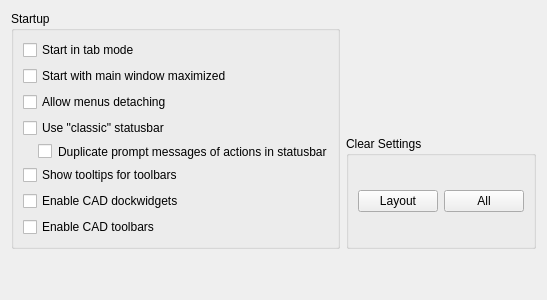
     <widget class="QWidget" name="tabStartup">
      <attribute name="title">
       <string>Startup</string>
      </attribute>
      <layout class="QGridLayout" name="gridLayout_47">
       <item row="0" column="0" rowspan="4">
        <widget class="QGroupBox" name="groupBox_2">
         <property name="title">
          <string>Startup</string>
         </property>
         <layout class="QGridLayout" name="gridLayout_29">
          <item row="9" column="0" colspan="2">
           <widget class="QCheckBox" name="cad_toolbars_checkbox">
            <property name="toolTip">
             <string>If checked, toolbars with commands will be enabled. </string>
            </property>
            <property name="text">
             <string>Enable CAD toolbars</string>
            </property>
           </widget>
          </item>
          <item row="1" column="0" colspan="2">
           <widget class="QCheckBox" name="tab_mode_check_box">
            <property name="toolTip">
             <string>Controls default mode for drawings</string>
            </property>
            <property name="text">
             <string>Start in tab mode</string>
            </property>
           </widget>
          </item>
          <item row="8" column="0" colspan="2">
           <widget class="QCheckBox" name="left_sidebar_checkbox">
            <property name="toolTip">
             <string>If checked, dock widgets with commands for left sidebar will be enabled. Otherwise, they will be disabled. </string>
            </property>
            <property name="text">
             <string>Enable CAD dockwidgets</string>
            </property>
           </widget>
          </item>
          <item row="4" column="0" colspan="2">
           <widget class="QCheckBox" name="cbAllowMenusDetaching">
            <property name="toolTip">
             <string>If enabled, drop-down menus may become floating</string>
            </property>
            <property name="text">
             <string>Allow menus detaching</string>
            </property>
           </widget>
          </item>
          <item row="2" column="0" colspan="2">
           <widget class="QCheckBox" name="maximize_checkbox">
            <property name="toolTip">
             <string>If checked, after start the main window will be maximized</string>
            </property>
            <property name="text">
             <string>Start with main window maximized</string>
            </property>
           </widget>
          </item>
          <item row="5" column="0" colspan="2">
           <widget class="QCheckBox" name="cbClassicStatusBar">
            <property name="toolTip">
             <string>If unchecked, individual widgets of statusbar are toolbars</string>
            </property>
            <property name="text">
             <string>Use &quot;classic&quot; statusbar</string>
            </property>
           </widget>
          </item>
          <item row="6" column="0" colspan="2">
           <widget class="QCheckBox" name="cbDuplicateActionsPromptsInStatusBar">
            <property name="toolTip">
             <string>If checked, prompt messages of actions will be also shown in bottom statusbar</string>
            </property>
            <property name="styleSheet">
             <string notr="true">margin-left:15px</string>
            </property>
            <property name="text">
             <string>Duplicate prompt messages of actions in statusbar</string>
            </property>
           </widget>
          </item>
          <item row="7" column="0">
           <widget class="QCheckBox" name="cbStartupTBTooltips">
            <property name="toolTip">
             <string>If enabled, tooltips toolbar's name will be shown</string>
            </property>
            <property name="text">
             <string>Show tooltips for toolbars</string>
            </property>
           </widget>
          </item>
         </layout>
        </widget>
       </item>
       <item row="4" column="1">
        <spacer name="verticalSpacer_13">
         <property name="orientation">
          <enum>Qt::Vertical</enum>
         </property>
         <property name="sizeHint" stdset="0">
          <size>
           <width>20</width>
           <height>40</height>
          </size>
         </property>
        </spacer>
       </item>
       <item row="4" column="0">
        <spacer name="verticalSpacer_17">
         <property name="orientation">
          <enum>Qt::Vertical</enum>
         </property>
         <property name="sizeHint" stdset="0">
          <size>
           <width>20</width>
           <height>0</height>
          </size>
         </property>
        </spacer>
       </item>
       <item row="2" column="1" rowspan="2">
        <widget class="QGroupBox" name="groupBox_3">
         <property name="title">
          <string>Clear Settings</string>
         </property>
         <layout class="QHBoxLayout" name="horizontalLayout">
          <property name="topMargin">
           <number>6</number>
          </property>
          <property name="bottomMargin">
           <number>6</number>
          </property>
          <item>
           <widget class="QPushButton" name="pb_clear_geometry">
            <property name="sizePolicy">
             <sizepolicy hsizetype="Preferred" vsizetype="Fixed">
              <horstretch>0</horstretch>
              <verstretch>0</verstretch>
             </sizepolicy>
            </property>
            <property name="toolTip">
             <string>Restores program geometry/layout to original state</string>
            </property>
            <property name="text">
             <string>Layout</string>
            </property>
           </widget>
          </item>
          <item>
           <widget class="QPushButton" name="pb_clear_all">
            <property name="sizePolicy">
             <sizepolicy hsizetype="Preferred" vsizetype="Fixed">
              <horstretch>0</horstretch>
              <verstretch>0</verstretch>
             </sizepolicy>
            </property>
            <property name="toolTip">
             <string>Restores the program settings to its original state</string>
            </property>
            <property name="text">
             <string>All</string>
            </property>
           </widget>
          </item>
         </layout>
        </widget>
       </item>
      </layout>
     </widget>
